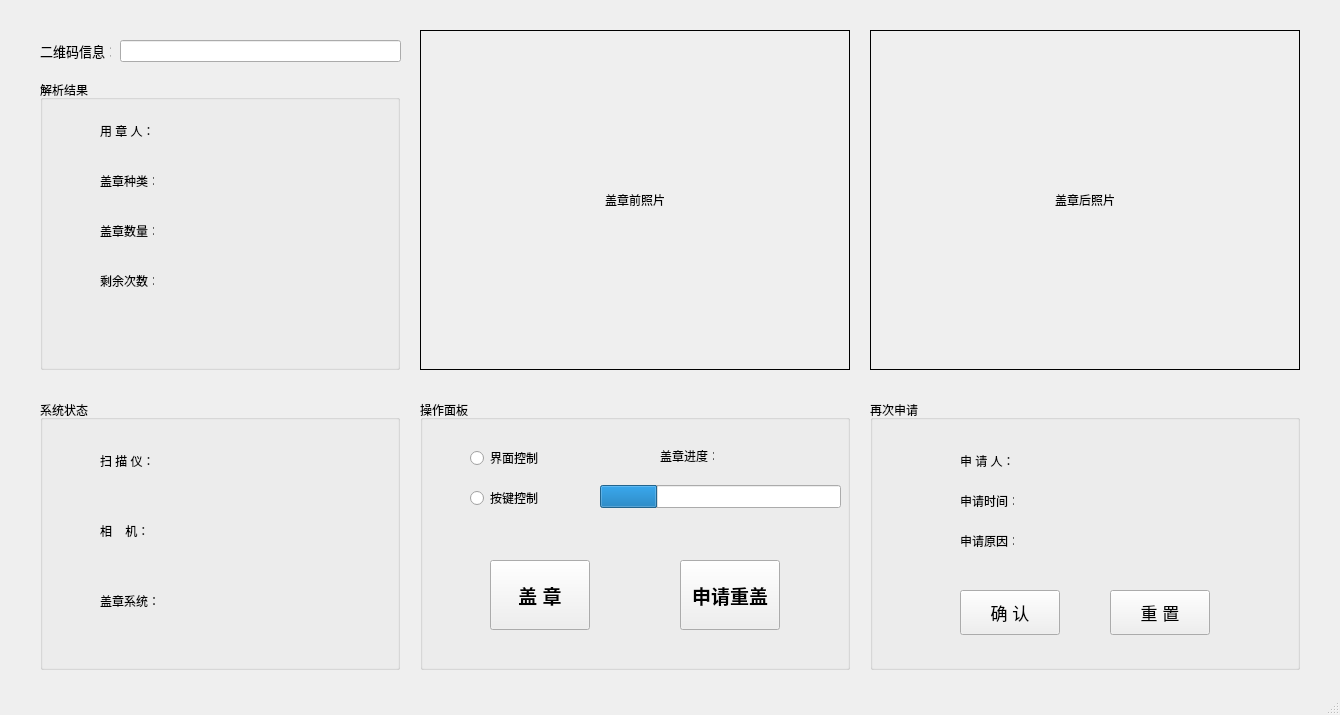
<?xml version="1.0" encoding="UTF-8"?>
<ui version="4.0">
 <class>UserMainWindow</class>
 <widget class="QMainWindow" name="UserMainWindow">
  <property name="geometry">
   <rect>
    <x>0</x>
    <y>0</y>
    <width>1340</width>
    <height>715</height>
   </rect>
  </property>
  <property name="windowTitle">
   <string>MainWindow</string>
  </property>
  <widget class="QWidget" name="centralwidget">
   <widget class="QLabel" name="picAgoDisplay">
    <property name="geometry">
     <rect>
      <x>420</x>
      <y>30</y>
      <width>430</width>
      <height>340</height>
     </rect>
    </property>
    <property name="frameShape">
     <enum>QFrame::Box</enum>
    </property>
    <property name="text">
     <string>盖章前照片</string>
    </property>
    <property name="alignment">
     <set>Qt::AlignCenter</set>
    </property>
   </widget>
   <widget class="QLabel" name="picAfterDisplay_2">
    <property name="geometry">
     <rect>
      <x>870</x>
      <y>30</y>
      <width>430</width>
      <height>340</height>
     </rect>
    </property>
    <property name="frameShape">
     <enum>QFrame::Box</enum>
    </property>
    <property name="text">
     <string>盖章后照片</string>
    </property>
    <property name="alignment">
     <set>Qt::AlignCenter</set>
    </property>
   </widget>
   <widget class="QLabel" name="label">
    <property name="geometry">
     <rect>
      <x>40</x>
      <y>40</y>
      <width>71</width>
      <height>22</height>
     </rect>
    </property>
    <property name="font">
     <font>
      <family>宋体</family>
      <pointsize>10</pointsize>
     </font>
    </property>
    <property name="text">
     <string>二维码信息：</string>
    </property>
   </widget>
   <widget class="QLineEdit" name="lineEdit">
    <property name="geometry">
     <rect>
      <x>120</x>
      <y>40</y>
      <width>281</width>
      <height>22</height>
     </rect>
    </property>
    <property name="alignment">
     <set>Qt::AlignCenter</set>
    </property>
    <property name="readOnly">
     <bool>true</bool>
    </property>
   </widget>
   <widget class="QGroupBox" name="groupBox">
    <property name="geometry">
     <rect>
      <x>40</x>
      <y>80</y>
      <width>360</width>
      <height>290</height>
     </rect>
    </property>
    <property name="title">
     <string>解析结果</string>
    </property>
    <widget class="QLabel" name="label_2">
     <property name="geometry">
      <rect>
       <x>60</x>
       <y>90</y>
       <width>54</width>
       <height>21</height>
      </rect>
     </property>
     <property name="text">
      <string>盖章种类：</string>
     </property>
    </widget>
    <widget class="QLabel" name="label_3">
     <property name="geometry">
      <rect>
       <x>60</x>
       <y>140</y>
       <width>54</width>
       <height>21</height>
      </rect>
     </property>
     <property name="text">
      <string>盖章数量：</string>
     </property>
    </widget>
    <widget class="QLabel" name="label_4">
     <property name="geometry">
      <rect>
       <x>60</x>
       <y>190</y>
       <width>54</width>
       <height>21</height>
      </rect>
     </property>
     <property name="text">
      <string>剩余次数：</string>
     </property>
    </widget>
    <widget class="QLabel" name="label_5">
     <property name="geometry">
      <rect>
       <x>60</x>
       <y>40</y>
       <width>54</width>
       <height>21</height>
      </rect>
     </property>
     <property name="text">
      <string>用 章 人：</string>
     </property>
    </widget>
   </widget>
   <widget class="QGroupBox" name="groupBox_2">
    <property name="geometry">
     <rect>
      <x>40</x>
      <y>400</y>
      <width>360</width>
      <height>270</height>
     </rect>
    </property>
    <property name="title">
     <string>系统状态</string>
    </property>
    <widget class="QLabel" name="label_6">
     <property name="geometry">
      <rect>
       <x>60</x>
       <y>50</y>
       <width>81</width>
       <height>21</height>
      </rect>
     </property>
     <property name="text">
      <string>扫 描 仪：</string>
     </property>
    </widget>
    <widget class="QLabel" name="label_7">
     <property name="geometry">
      <rect>
       <x>60</x>
       <y>120</y>
       <width>81</width>
       <height>21</height>
      </rect>
     </property>
     <property name="text">
      <string>相    机：</string>
     </property>
    </widget>
    <widget class="QLabel" name="label_8">
     <property name="geometry">
      <rect>
       <x>60</x>
       <y>190</y>
       <width>81</width>
       <height>21</height>
      </rect>
     </property>
     <property name="text">
      <string>盖章系统：</string>
     </property>
    </widget>
   </widget>
   <widget class="QGroupBox" name="groupBox_3">
    <property name="geometry">
     <rect>
      <x>420</x>
      <y>400</y>
      <width>430</width>
      <height>270</height>
     </rect>
    </property>
    <property name="title">
     <string>操作面板</string>
    </property>
    <widget class="QRadioButton" name="PCRadioBtn">
     <property name="geometry">
      <rect>
       <x>50</x>
       <y>50</y>
       <width>89</width>
       <height>16</height>
      </rect>
     </property>
     <property name="text">
      <string>界面控制</string>
     </property>
    </widget>
    <widget class="QRadioButton" name="KeyRadioBtn">
     <property name="geometry">
      <rect>
       <x>50</x>
       <y>90</y>
       <width>89</width>
       <height>16</height>
      </rect>
     </property>
     <property name="text">
      <string>按键控制</string>
     </property>
    </widget>
    <widget class="QPushButton" name="pushButton">
     <property name="geometry">
      <rect>
       <x>70</x>
       <y>160</y>
       <width>100</width>
       <height>70</height>
      </rect>
     </property>
     <property name="font">
      <font>
       <pointsize>14</pointsize>
       <weight>75</weight>
       <bold>true</bold>
      </font>
     </property>
     <property name="text">
      <string>盖 章</string>
     </property>
    </widget>
    <widget class="QProgressBar" name="progressBar">
     <property name="geometry">
      <rect>
       <x>180</x>
       <y>85</y>
       <width>241</width>
       <height>23</height>
      </rect>
     </property>
     <property name="value">
      <number>24</number>
     </property>
     <property name="format">
      <string/>
     </property>
    </widget>
    <widget class="QLabel" name="label_15">
     <property name="geometry">
      <rect>
       <x>240</x>
       <y>50</y>
       <width>54</width>
       <height>12</height>
      </rect>
     </property>
     <property name="text">
      <string>盖章进度：</string>
     </property>
    </widget>
    <widget class="QPushButton" name="pushButton_2">
     <property name="geometry">
      <rect>
       <x>260</x>
       <y>160</y>
       <width>100</width>
       <height>70</height>
      </rect>
     </property>
     <property name="font">
      <font>
       <pointsize>14</pointsize>
       <weight>75</weight>
       <bold>true</bold>
      </font>
     </property>
     <property name="text">
      <string>申请重盖</string>
     </property>
    </widget>
   </widget>
   <widget class="QGroupBox" name="groupBox_4">
    <property name="geometry">
     <rect>
      <x>870</x>
      <y>400</y>
      <width>430</width>
      <height>270</height>
     </rect>
    </property>
    <property name="title">
     <string>再次申请</string>
    </property>
    <widget class="QLabel" name="label_9">
     <property name="geometry">
      <rect>
       <x>90</x>
       <y>50</y>
       <width>54</width>
       <height>21</height>
      </rect>
     </property>
     <property name="text">
      <string>申 请 人：</string>
     </property>
    </widget>
    <widget class="QLabel" name="label_10">
     <property name="geometry">
      <rect>
       <x>90</x>
       <y>90</y>
       <width>54</width>
       <height>21</height>
      </rect>
     </property>
     <property name="text">
      <string>申请时间：</string>
     </property>
    </widget>
    <widget class="QLabel" name="label_11">
     <property name="geometry">
      <rect>
       <x>90</x>
       <y>130</y>
       <width>54</width>
       <height>21</height>
      </rect>
     </property>
     <property name="text">
      <string>申请原因：</string>
     </property>
    </widget>
    <widget class="QPushButton" name="confirmBtn">
     <property name="geometry">
      <rect>
       <x>90</x>
       <y>190</y>
       <width>100</width>
       <height>45</height>
      </rect>
     </property>
     <property name="font">
      <font>
       <pointsize>13</pointsize>
      </font>
     </property>
     <property name="text">
      <string>确 认</string>
     </property>
    </widget>
    <widget class="QPushButton" name="resetBtn">
     <property name="geometry">
      <rect>
       <x>240</x>
       <y>190</y>
       <width>100</width>
       <height>45</height>
      </rect>
     </property>
     <property name="font">
      <font>
       <pointsize>13</pointsize>
      </font>
     </property>
     <property name="text">
      <string>重 置</string>
     </property>
    </widget>
   </widget>
  </widget>
  <widget class="QMenuBar" name="menubar">
   <property name="geometry">
    <rect>
     <x>0</x>
     <y>0</y>
     <width>1340</width>
     <height>23</height>
    </rect>
   </property>
  </widget>
  <widget class="QStatusBar" name="statusbar"/>
 </widget>
 <resources/>
 <connections/>
</ui>
